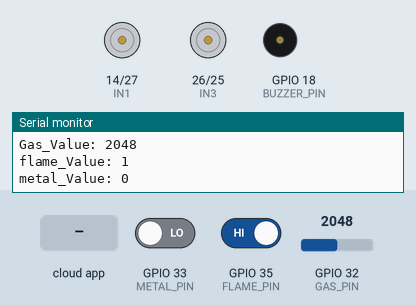
This sketch was run on a simulated ESP32. Parts: motor-driver pin pairs drawn as motors (green arrow = first pin HIGH = forward, orange = second pin HIGH = backward, longer = more drive), buzzer (waves = sounding, pin HIGH), the last lines printed to the serial monitor. Inputs (shaded band) come from the test bench; at power-on: GPIO 33 (METAL_PIN) LOW, GPIO 32 (GAS_PIN) = 2048, GPIO 35 (FLAME_PIN) HIGH. WiFi joins after 1.5 s; servers stay silent unless stated; no MQTT or app messages arrive unless stated.

Above: at 3.7 s.
3.8 s: the phone or cloud app sets forward to ON
At 8.0 s:
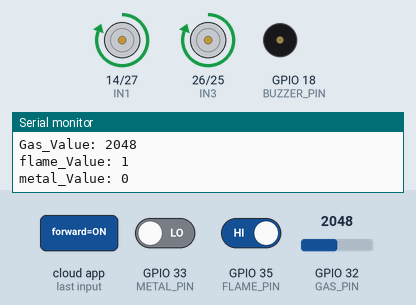
9.0 s: GPIO 33 (METAL_PIN) driven HIGH
At 18.7 s:
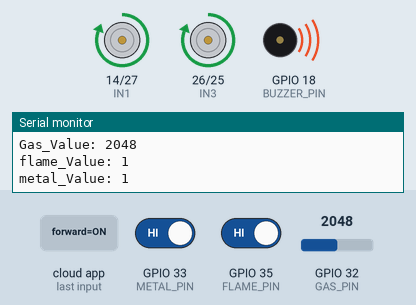
19.0 s: the phone or cloud app sets backward to ON
At 23.0 s:
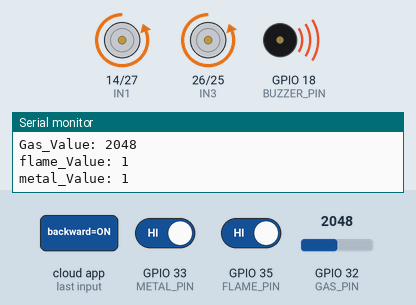
24.0 s: the phone or cloud app sets left to ON
At 28.4 s:
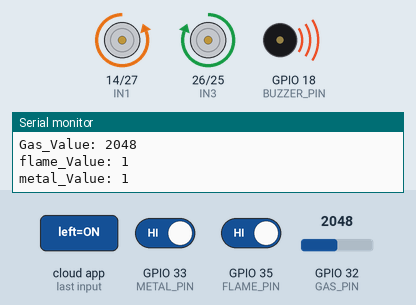
29.1 s: the phone or cloud app sets right to ON
At 33.8 s:
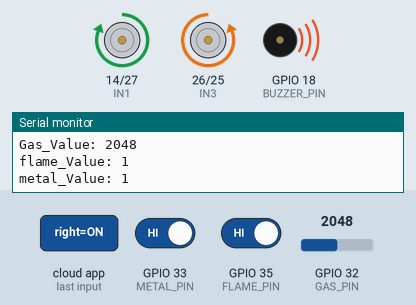
34.1 s: GPIO 33 (METAL_PIN) driven LOW
At 43.4 s:
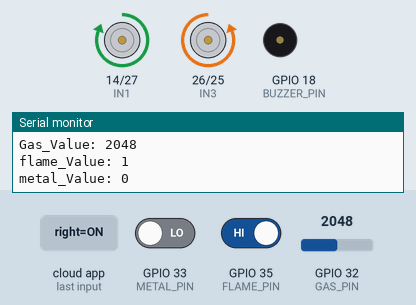
Timing chart, 0 to 44.9 s (numbered marks = the images above; inputs shaded):
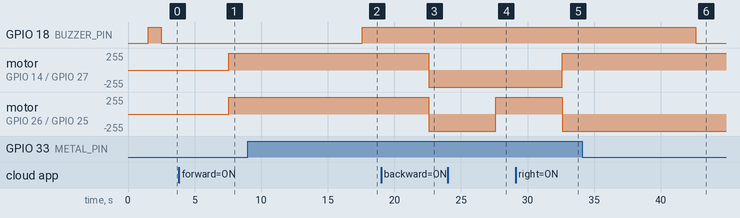

Measured:
- after the input at 3.8 s, motor on GPIO 14 (IN1) / GPIO 27 (IN2), motor on GPIO 26 (IN3) / GPIO 25 (IN4): stopped → forward 255/255 after 3.8 s
- after the input at 9.0 s, GPIO 18 (BUZZER_PIN): LOW → HIGH after 8.6 s
- after the input at 19.0 s, motor on GPIO 14 (IN1) / GPIO 27 (IN2), motor on GPIO 26 (IN3) / GPIO 25 (IN4): forward 255/255 → backward 255/255 after 3.6 s
- after the input at 24.0 s, motor on GPIO 26 (IN3) / GPIO 25 (IN4): backward 255/255 → forward 255/255 after 3.6 s
- after the input at 29.1 s, motor on GPIO 14 (IN1) / GPIO 27 (IN2): backward 255/255 → forward 255/255 after 3.5 s; motor on GPIO 26 (IN3) / GPIO 25 (IN4): forward 255/255 → backward 255/255 after 3.5 s
- after the input at 34.1 s, GPIO 18 (BUZZER_PIN): HIGH → LOW after 8.5 s

The sketch:

Spy_Robot.ino
```cpp
#include <WiFi.h>
#include <Adafruit_MQTT.h>
#include <Adafruit_MQTT_Client.h>

// WiFi credentials
#define WIFI_SSID "*****"
#define WIFI_PASS "******"

// Adafruit IO
#define AIO_SERVER "io.adafruit.com"
#define AIO_SERVERPORT 1883
#define AIO_USERNAME "***********"
#define AIO_KEY "*************************"

// Robot pins
#define IN1 14
#define IN2 27
#define IN3 26
#define IN4 25

// Sensors and buzzer
#define FLAME_PIN 35
#define GAS_PIN 32
#define METAL_PIN 33
#define BUZZER_PIN 18

WiFiClient client;
Adafruit_MQTT_Client mqtt(&client, AIO_SERVER, AIO_SERVERPORT, AIO_USERNAME, AIO_KEY);

// Movement buttons (feeds)
Adafruit_MQTT_Subscribe forwardBtn  = Adafruit_MQTT_Subscribe(&mqtt, AIO_USERNAME "/feeds/forward");
Adafruit_MQTT_Subscribe backwardBtn = Adafruit_MQTT_Subscribe(&mqtt, AIO_USERNAME "/feeds/backward");
Adafruit_MQTT_Subscribe leftBtn     = Adafruit_MQTT_Subscribe(&mqtt, AIO_USERNAME "/feeds/left");
Adafruit_MQTT_Subscribe rightBtn    = Adafruit_MQTT_Subscribe(&mqtt, AIO_USERNAME "/feeds/right");

// Sensor feeds
Adafruit_MQTT_Publish gasFeed   = Adafruit_MQTT_Publish(&mqtt, AIO_USERNAME "/feeds/gas");
Adafruit_MQTT_Publish flameFeed = Adafruit_MQTT_Publish(&mqtt, AIO_USERNAME "/feeds/flame");

void setup() {
  Serial.begin(9600);

  pinMode(IN1, OUTPUT); pinMode(IN2, OUTPUT);
  pinMode(IN3, OUTPUT); pinMode(IN4, OUTPUT);
  pinMode(FLAME_PIN, INPUT);
  pinMode(GAS_PIN, INPUT);
  pinMode(METAL_PIN, INPUT);
  pinMode(BUZZER_PIN, OUTPUT);

      // digit

  WiFi.begin(WIFI_SSID, WIFI_PASS);
  while (WiFi.status() != WL_CONNECTED) {
    delay(500); Serial.print(".");
  }
  Serial.println("\nWiFi Connected");

  digitalWrite(BUZZER_PIN, HIGH);
delay(1000);
  digitalWrite(BUZZER_PIN, LOW);

  mqtt.subscribe(&forwardBtn);
  mqtt.subscribe(&backwardBtn);
  mqtt.subscribe(&leftBtn);
  mqtt.subscribe(&rightBtn);
}

void loop() {
  MQTT_connect();

  bool moveF = false, moveB = false, moveL = false, moveR = false;

  Adafruit_MQTT_Subscribe *subscription;
  while ((subscription = mqtt.readSubscription(10))) {
  String val;

  if (subscription == &forwardBtn) {
    val = String((char*)forwardBtn.lastread);
    if (val == "ON") {
      moveForward();
    } else {
      stopRobot();
    }
  }

  if (subscription == &backwardBtn) {
    val = String((char*)backwardBtn.lastread);
    if (val == "ON") {
      moveBackward();
    } else {
      stopRobot();
    }
  }

  if (subscription == &leftBtn) {
    val = String((char*)leftBtn.lastread);
    if (val == "ON") {
      turnLeft();
    } else {
      stopRobot();
    }
  }

  if (subscription == &rightBtn) {
    val = String((char*)rightBtn.lastread);
    if (val == "ON") {
     turnRight() ;
    } else {
      moveR = false;
      stopRobot();
    }
  }
}

  // Read sensors
  int gasValue = analogRead(GAS_PIN);
  int flameVal = digitalRead(FLAME_PIN);
  int metalVal = digitalRead(METAL_PIN);
Serial.print("Gas_Value: ");Serial.println(gasValue);
Serial.print("flame_Value: ");Serial.println(flameVal);

Serial.print("metal_Value: ");Serial.println(metalVal);

  // Send data
  gasFeed.publish(gasValue);
  delay(2500);
  flameFeed.publish(flameVal == LOW ? 0 : 1);
  delay(2500);

  // Trigger buzzer
  if (flameVal == LOW || metalVal == HIGH) {
    digitalWrite(BUZZER_PIN, HIGH);
  } else {
    digitalWrite(BUZZER_PIN, LOW);
  }

  // delay(2000); // Publish every 2 seconds
}

// Robot movement
void moveForward()  { digitalWrite(IN1, HIGH); digitalWrite(IN2, LOW); digitalWrite(IN3, HIGH); digitalWrite(IN4, LOW); }
void moveBackward() { digitalWrite(IN1, LOW);  digitalWrite(IN2, HIGH); digitalWrite(IN3, LOW);  digitalWrite(IN4, HIGH); }
void turnLeft()     { digitalWrite(IN1, LOW);  digitalWrite(IN2, HIGH); digitalWrite(IN3, HIGH); digitalWrite(IN4, LOW); }
void turnRight()    { digitalWrite(IN1, HIGH); digitalWrite(IN2, LOW);  digitalWrite(IN3, LOW);  digitalWrite(IN4, HIGH); }
void stopRobot()    { digitalWrite(IN1, LOW);  digitalWrite(IN2, LOW);  digitalWrite(IN3, LOW);  digitalWrite(IN4, LOW); }

void MQTT_connect() {
  int8_t ret;
  if (mqtt.connected()) return;

  while ((ret = mqtt.connect()) != 0) {
    Serial.println("MQTT connect failed, retrying...");
    delay(2000);
  }
  Serial.println("MQTT connected");
}
```
